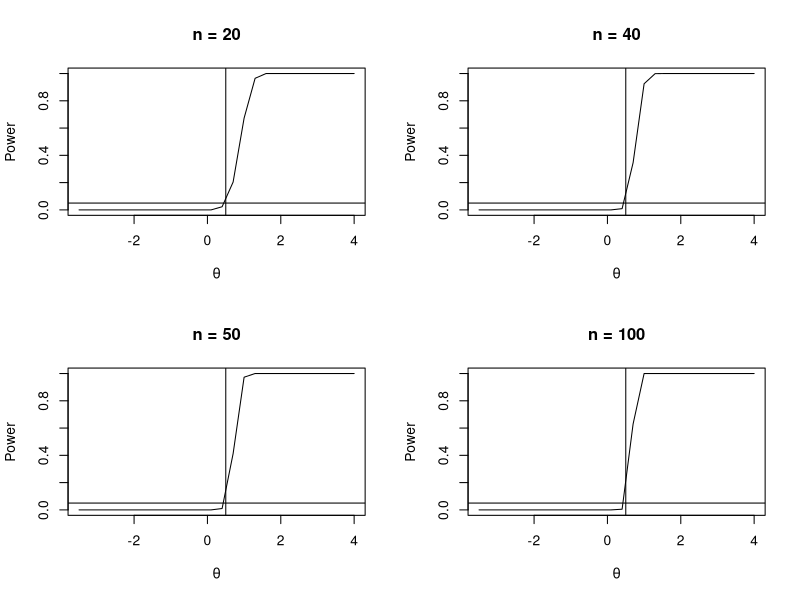

Write the R code that produced this figure.
m <- 1000            #number of replicas
mu_verd <- 1/2       #true value of the population parameter
sigma <- 1           #variance parameter of the population
mu_test <- c(seq(-3.5, 4, .3))    #test values
M <- length(mu_test)              #number of Monte Carlo replicas
power <- numeric(M)               #vector to storage the empirical power of the test
nobs <- c(20, 40, 50, 100)        #sampling size
power_nobs <- matrix(0,length(nobs),M)  #matrix to storage the empirical power of the test for each size n
c <- 1
for(j in nobs) {
  for (i in 1:M) {
    mu <- mu_test[i]
    p_value <- replicate(m, expr = {
      x <- rnorm(j, mu, sigma)
      test_t <- t.test(x, alternative = "greater", mu = mu_verd)
      test_t$p.value})
    power[i] <- mean(p_value <= 0.05)
  }
  power_nobs[c,] <- power
  c = c+1
}

#Plots to see the performance varying n
par(mfrow=c(2,2))
plot(mu_test, power_nobs[1,], type = "l", xlab = bquote(theta), ylab = "Power", main = "n = 20")
abline(v = mu_verd, lty = 1)
abline(h = .05, lty = 1)
plot(mu_test, power_nobs[2,], type = "l", xlab = bquote(theta), ylab = "Power", main = "n = 40")
abline(v = mu_verd, lty = 1)
abline(h = .05, lty = 1)
plot(mu_test, power_nobs[3,], type = "l", xlab = bquote(theta), ylab = "Power", main = "n = 50")
abline(v = mu_verd, lty = 1)
abline(h = .05, lty = 1)
plot(mu_test, power_nobs[4,], type = "l", xlab = bquote(theta), ylab = "Power", main = "n = 100")
abline(v = mu_verd, lty = 1)
abline(h = .05, lty = 1)
